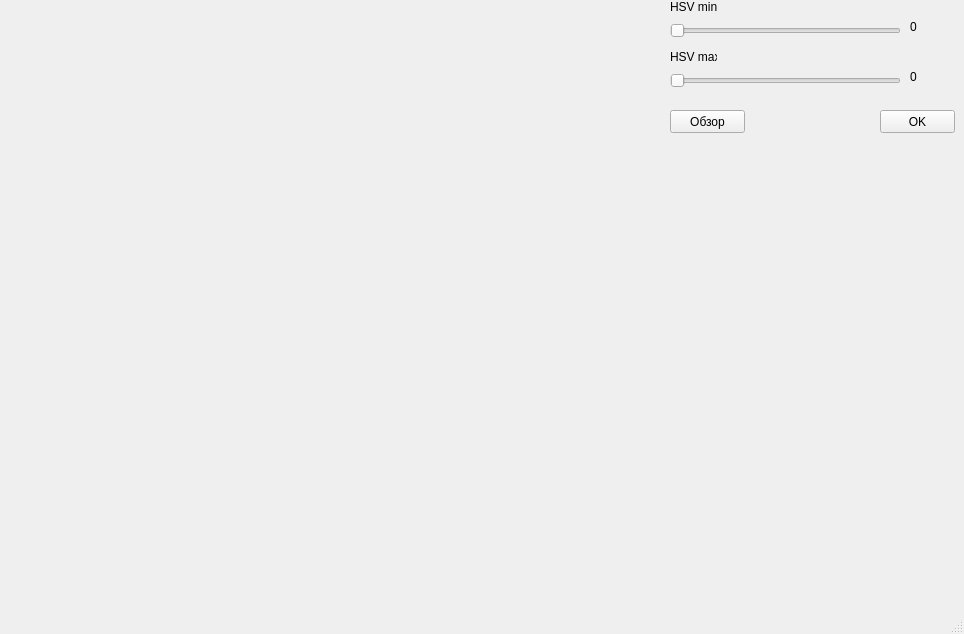
<?xml version="1.0" encoding="UTF-8"?>
<ui version="4.0">
 <class>MainWindow</class>
 <widget class="QMainWindow" name="MainWindow">
  <property name="geometry">
   <rect>
    <x>0</x>
    <y>0</y>
    <width>964</width>
    <height>634</height>
   </rect>
  </property>
  <property name="baseSize">
   <size>
    <width>760</width>
    <height>500</height>
   </size>
  </property>
  <property name="windowTitle">
   <string>Open Spectrum</string>
  </property>
  <property name="locale">
   <locale language="English" country="UnitedKingdom"/>
  </property>
  <widget class="QWidget" name="centralwidget">
   <widget class="QPushButton" name="pushButton">
    <property name="geometry">
     <rect>
      <x>670</x>
      <y>110</y>
      <width>75</width>
      <height>23</height>
     </rect>
    </property>
    <property name="text">
     <string>Обзор</string>
    </property>
   </widget>
   <widget class="QLabel" name="label">
    <property name="geometry">
     <rect>
      <x>10</x>
      <y>10</y>
      <width>651</width>
      <height>121</height>
     </rect>
    </property>
    <property name="text">
     <string/>
    </property>
    <property name="scaledContents">
     <bool>true</bool>
    </property>
    <property name="alignment">
     <set>Qt::AlignCenter</set>
    </property>
   </widget>
   <widget class="QSlider" name="horizontalSlider">
    <property name="geometry">
     <rect>
      <x>670</x>
      <y>20</y>
      <width>231</width>
      <height>22</height>
     </rect>
    </property>
    <property name="orientation">
     <enum>Qt::Horizontal</enum>
    </property>
   </widget>
   <widget class="QSlider" name="horizontalSlider_2">
    <property name="geometry">
     <rect>
      <x>670</x>
      <y>70</y>
      <width>231</width>
      <height>22</height>
     </rect>
    </property>
    <property name="orientation">
     <enum>Qt::Horizontal</enum>
    </property>
   </widget>
   <widget class="QPushButton" name="pushButton_2">
    <property name="geometry">
     <rect>
      <x>880</x>
      <y>110</y>
      <width>75</width>
      <height>23</height>
     </rect>
    </property>
    <property name="text">
     <string>OK</string>
    </property>
   </widget>
   <widget class="QLabel" name="label_2">
    <property name="geometry">
     <rect>
      <x>910</x>
      <y>20</y>
      <width>47</width>
      <height>13</height>
     </rect>
    </property>
    <property name="text">
     <string>0</string>
    </property>
   </widget>
   <widget class="QLabel" name="label_3">
    <property name="geometry">
     <rect>
      <x>910</x>
      <y>70</y>
      <width>47</width>
      <height>13</height>
     </rect>
    </property>
    <property name="text">
     <string>0</string>
    </property>
   </widget>
   <widget class="QLabel" name="label_4">
    <property name="geometry">
     <rect>
      <x>10</x>
      <y>142</y>
      <width>651</width>
      <height>431</height>
     </rect>
    </property>
    <property name="layoutDirection">
     <enum>Qt::LeftToRight</enum>
    </property>
    <property name="text">
     <string/>
    </property>
    <property name="alignment">
     <set>Qt::AlignCenter</set>
    </property>
   </widget>
   <widget class="QLabel" name="label_5">
    <property name="geometry">
     <rect>
      <x>670</x>
      <y>0</y>
      <width>47</width>
      <height>13</height>
     </rect>
    </property>
    <property name="text">
     <string>HSV min</string>
    </property>
   </widget>
   <widget class="QLabel" name="label_6">
    <property name="geometry">
     <rect>
      <x>670</x>
      <y>50</y>
      <width>47</width>
      <height>13</height>
     </rect>
    </property>
    <property name="text">
     <string>HSV max</string>
    </property>
   </widget>
  </widget>
  <widget class="QMenuBar" name="menubar">
   <property name="geometry">
    <rect>
     <x>0</x>
     <y>0</y>
     <width>964</width>
     <height>21</height>
    </rect>
   </property>
  </widget>
  <widget class="QStatusBar" name="statusbar"/>
 </widget>
 <resources/>
 <connections/>
</ui>
